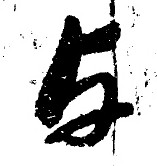
#> input picture Augmentation/ch.jpg, 157 x 166 px, given as the content of the folder data/, which was not available
$ python augment_allFiles.py   (older library calls are emulated)
#> lines starting #> are read from the running program, lines starting #| are printed output that depends on the picture; pictures that were not available may be replaced by others from this repository, and a replacement may not be noted
#importing some useful packages
import matplotlib.pyplot as plt
import matplotlib.gridspec as gridspec
#import matplotlib.pylab as pylab
import matplotlib.image as matimage
import cv2

import numpy as np
#matplotlib inline
import matplotlib.image as mpimg
import scipy.misc
import os, sys, shutil
import random
from skimage import io
from scipy.ndimage.interpolation import map_coordinates
from scipy.ndimage.filters import gaussian_filter
import matplotlib.pyplot as plt

NUMBER_AUGMENTED_SAMPLES = 9 #100

def elastic_transform(image, alpha, sigma, spline_order, mode, random_state=np.random):

    assert image.shape[2] == 3
    shape = image.shape[:2]
    if random_state is None:
        random_state = np.random.RandomState(None)


    dx = gaussian_filter((random_state.rand(*shape) * 2 - 1), sigma, mode="constant", cval=0) * alpha
    dy = gaussian_filter((random_state.rand(*shape) * 2 - 1), sigma, mode="constant", cval=0) * alpha

    x, y = np.meshgrid(np.arange(shape[0]), np.arange(shape[1]), indexing='ij')
    indices = [np.reshape(x+dx, (-1, 1)), np.reshape(y+dy, (-1, 1))]

    result = np.empty_like(image)
    for i in range(image.shape[2]):
        result[:,:,i] = map_coordinates(image[:,:,i], indices, order=spline_order, mode=mode).reshape(shape)

    return result

def augment_brightness_camera_images(image):
    image1 = cv2.cvtColor(image,cv2.COLOR_RGB2HSV)
    random_bright = .25+np.random.uniform()
    #print(random_bright)
    image1[:,:,2] = image1[:,:,2]*random_bright
    image1 = cv2.cvtColor(image1,cv2.COLOR_HSV2RGB)
    return image1

def transform_image(img,ang_range,shear_range,trans_range,brightness=1):

    # Rotation
    ang_rot = np.random.uniform(ang_range)-ang_range/2
    shape_len = len(img.shape)
    if shape_len == 3:
        rows,cols,ch = img.shape
    else:
        rows,cols = img.shape

    Rot_M = cv2.getRotationMatrix2D((cols/2,rows/2),ang_rot,1)

    # Translation
    tr_x = trans_range*np.random.uniform()-trans_range/2
    tr_y = trans_range*np.random.uniform()-trans_range/2
    Trans_M = np.float32([[1,0,tr_x],[0,1,tr_y]])

    # Shear
    pts1 = np.float32([[5,5],[20,5],[5,20]])

    pt1 = 5+shear_range*np.random.uniform()-shear_range/2
    pt2 = 20+shear_range*np.random.uniform()-shear_range/2

    pts2 = np.float32([[pt1,5],[pt2,pt1],[5,pt2]])

    shear_M = cv2.getAffineTransform(pts1,pts2)

    img = cv2.warpAffine(img,Rot_M,(cols,rows))
    img = cv2.warpAffine(img,Trans_M,(cols,rows))
    img = cv2.warpAffine(img,shear_M,(cols,rows))
    img = elastic_transform(img , 120,10 , 2 ,'nearest', np.random)

    # Brightness
    if brightness == 1 & shape_len == 3:
      img = augment_brightness_camera_images(img)

    return img

# [28 lines of commented-out code are left out]

def augment_image(img_name):
    image = mpimg.imread(img_name)
    #image = io.imread(img_name, as_grey=True)

    for i in range(NUMBER_AUGMENTED_SAMPLES):
        img = transform_image(image,10,4,3,brightness=1)

        #Save path train
        img_split = img_name.split('/')
        print(img_split)
        #img_save_path = subdir_path2+'train/'+img_split[0]+'_'+str(i)+'.'+img_split[1]
        img_save_path = ''
        for j in range(0, len(img_split)):
            if (j != len(img_split)-1):
                img_save_path = img_save_path+img_split[j]+'/'
            else:
                img_name_split = img_split[j].split('.')
#                img_save_path = img_save_path+'train1/'+img_name_split[0]+'_'+str(i)+'.'+img_name_split[1]
                img_save_path = img_save_path+ img_name_split[0]+'_'+str(i)+'.'+img_name_split[1]

        print(img_save_path)
        matimage.imsave(img_save_path, img)

def augment_images(files, subdir_path2):
    print(files)
    for k in range(0, len(files)):
        if (".jpg" in files[k]):
            files_path = subdir_path2+files[k]
            print(files_path)
            augment_image(files_path)

def separate_images(subdir_path1):
    train_path = subdir_path1+'train/'
    print(train_path)
    files = os.listdir(train_path)
    print(os.path.exists(train_path))

    train_number = int(round(len(files)*0.75))
    test_number = len(files) - train_number
    print('Total: '+str(len(files))+', Train: '+str(train_number)+', Test: '+str(test_number))

    test_path = subdir_path1+'test1/'
    print(test_path)
    print(os.path.exists(test_path))
    group_of_items = files # a sequence or set will work here.
    num_to_select = test_number # set the number to select here.
    list_of_random_items = random.sample(group_of_items, num_to_select)
    print(list_of_random_items)

    #Move 25% of items from train folder to test folder
    for f in list_of_random_items:
        src = train_path+f
        dst = test_path+f
        shutil.move(src,dst)

def separate_images2(subdir_path2):
    files = os.listdir(subdir_path2)
    files2 = []
    for f in files:
        if ('.jpg' in f):
            files2 = files2 + [f]
    print(files2)
    train_number = int(round(len(files2)*0.75))
    test_number = len(files2) - train_number

    train_path = subdir_path2
    test_path = subdir_path2+'test/'
    group_of_items = files2 # a sequence or set will work here.
    num_to_select = test_number # set the number to select here.
    list_of_random_items = random.sample(group_of_items, num_to_select)
    print(list_of_random_items)

    #Move 25% of items from train folder to test folder
    #ATTENTION: moving files from root folder to test
    for f in list_of_random_items:
        src = train_path+f
        dst = test_path+f
        shutil.move(src,dst)

if __name__ == "__main__":

    main_dir = 'data/'
    #Namelist of the files in the directory
    main_dir_namelist = os.listdir(main_dir)
    #In Mac, the first directory is .DS_Store, so we start from index 1
    print(main_dir_namelist)
    for i in range(0, len(main_dir_namelist)):
        subdir_path1 = main_dir+main_dir_namelist[i]+'/'
# [5 lines of commented-out code are left out]

        subdir_path2 = main_dir+main_dir_namelist[i]+'/'+'train/'
# [7 lines of commented-out code are left out]

        test_dir = subdir_path1+'test1/'
        if not os.path.exists(test_dir):
            os.makedirs(test_dir)
        else:
            shutil.rmtree(test_dir) #removes all the subdirectories!
            os.makedirs(test_dir)


        #Run through all images
        #files = os.listdir(subdir_path2)
        files = os.listdir(subdir_path2)
        jpg_numbers = 0
        for k in range(0, len(files)):
            if (".jpg" in files[k]):
                jpg_numbers = jpg_numbers+1

        #TO-DO: separate into 25% test and 75% train
        if (jpg_numbers < 8): #augment -> separate
            #print('Images < 5')
            augment_images(files, subdir_path2)
#> in augment_image, image is the input picture: shape (166, 157, 3); min 0, max 255, mean 189.5
#> the loop in augment_image, `for i in range(NUMBER_AUGMENTED_SAMPLES):` made 9 passes
#> pass 1, in transform_image, `img = cv2.warpAffine(img,Trans_M,(cols,rows))`:
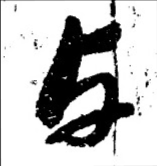
#> img: shape (166, 157, 3); min 0, max 255, mean 187.9
#> pass 1, in transform_image, `img = cv2.warpAffine(img,shear_M,(cols,rows))`:
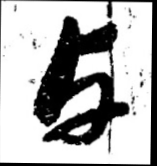
#> img: shape (166, 157, 3); min 0, max 255, mean 177.8
#> pass 1, in transform_image, `img = elastic_transform(img , 120,10 , 2 ,'nearest', np.random)`:
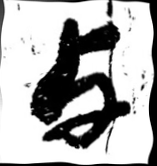
#> img: shape (166, 157, 3); min 0, max 255, mean 176.9
            separate_images(subdir_path1)
        #else: #separate -> augment
            #print('Images >= 5')
            #separate_images2(subdir_path2)
            #files = os.listdir(subdir_path2)
            #augment_images(files, subdir_path2)

        #Move rest of images from root to train folder
#==============================================================================
    src_path = subdir_path2
    #dst_path = subdir_path2+'train/'
#> (the run stopped early here; a loop or call above may not have finished)
